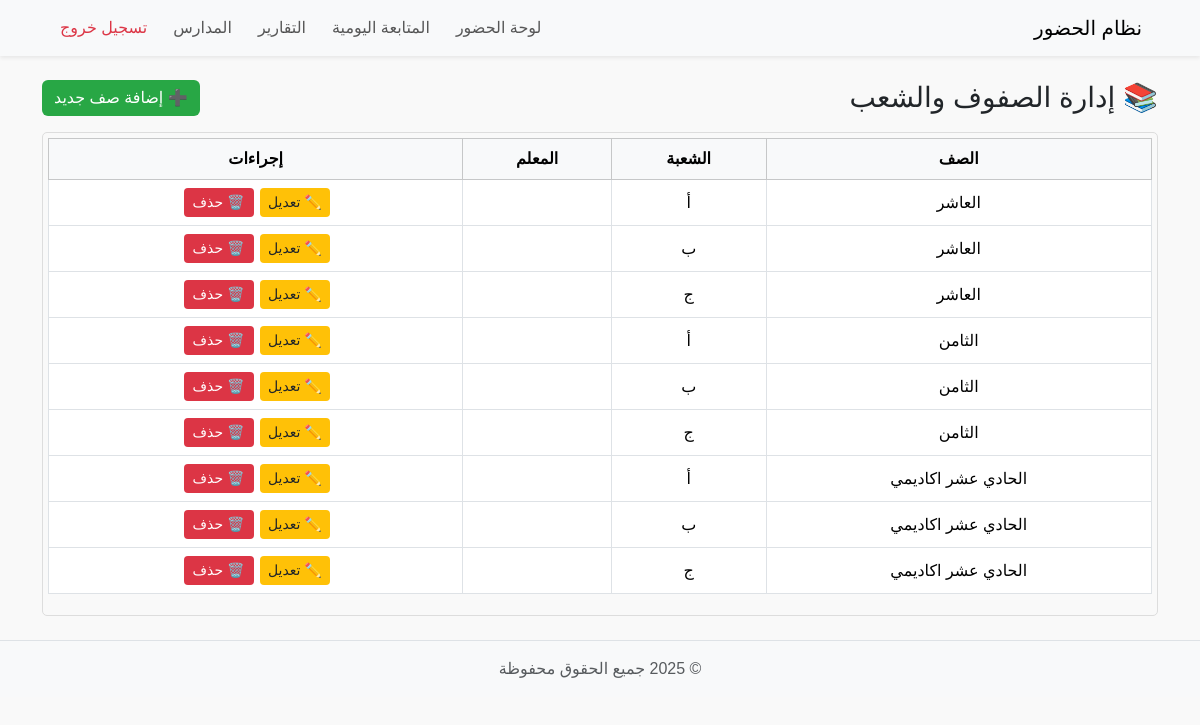
The page /classes (signed in) on the database as committed earlier.
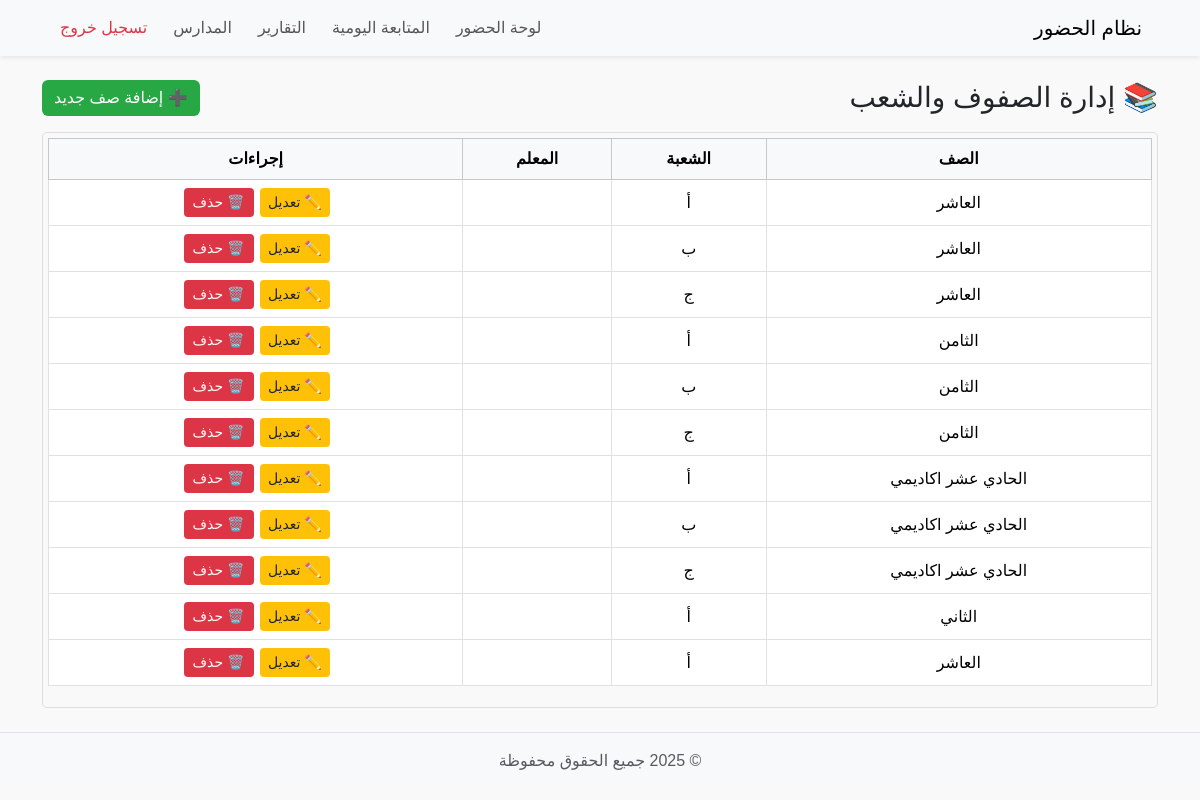
The same page on the database as committed later.
### tables this page shows
CREATE TABLE teacher_classes (
    id INTEGER PRIMARY KEY AUTOINCREMENT,
    class_name TEXT NOT NULL,
    section TEXT NOT NULL,
    period TEXT NOT NULL
, school_id INTEGER);

### app.py (the view)
@app.route("/classes")
@login_required
def list_classes():
    conn = db.get_db_connection()
    rows = conn.execute("""
        SELECT tc.id, tc.class_name, tc.section, tc.period,
               GROUP_CONCAT(t.teacher_name, ', ') AS teacher_names
        FROM teacher_classes tc
        LEFT JOIN class_teachers ct ON tc.id = ct.class_id
        LEFT JOIN teachers t ON ct.teacher_id = t.id
        WHERE tc.school_id = ?
        GROUP BY tc.id
    """, (session["school_id"],)).fetchall()
    conn.close()
    return render_template("list_classes.html", classes=rows)

### auth.py (called while the page is built)
def login_required(f):
    @wraps(f)
    def decorated_function(*args, **kwargs):
        if 'user' not in session:
            return redirect(url_for('login'))
        return f(*args, **kwargs)
    return decorated_function

### db.py (called while the page is built)
def get_db_connection():
    conn = sqlite3.connect(DB_NAME)
    conn.row_factory = sqlite3.Row
    return conn

### templates/list_classes.html (shortened to what this page needs)
{% include 'partials/header.html' %}
{% include 'partials/navbar.html' %}
<div class="container mt-4">
  <div class="d-flex justify-content-between align-items-center mb-3">
    <h3 class="mb-0">📚 إدارة الصفوف والشعب</h3>
    <a href="{{ url_for('add_class') }}" class="btn btn-success">➕ إضافة صف جديد</a>
  </div>
  {% if classes %}
  <div class="table-responsive">
    <table class="table table-bordered table-hover align-middle text-center">
      <thead class="table-light">
        <tr>
          <th>الصف</th>
          <th>الشعبة</th>
          <th>المعلم</th>
          <th>إجراءات</th>
        </tr>
      </thead>
      <tbody>
        {% for c in classes %}
        <tr id="row-{{ c.id }}">
          <td>{{ c.class_name }}</td>
          <td>{{ c.section }}</td>
          <td>{{ c.teacher_name }}</td>
          <td>
            <a href="{{ url_for('edit_class', class_id=c.id) }}" class="btn btn-sm btn-warning">✏️ تعديل</a>
            <button class="btn btn-sm btn-danger" onclick="deleteClass({{ c.id }})">🗑️ حذف</button>
          </td>
        </tr>
        {% endfor %}
      </tbody>
    </table>
  </div>
  {% else %}
  <div class="alert alert-info text-center">⚠️ لا يوجد صفوف مضافة بعد.</div>
  {% endif %}
</div>
{% include 'partials/footer.html' %}

### templates/partials/header.html (shortened to what this page needs)
<!DOCTYPE html>
<html lang="ar">
<head>
    <link href="https://cdn.jsdelivr.net/npm/bootstrap@5.3.2/dist/css/bootstrap.min.css" rel="stylesheet">
    <link type="text/css" rel="stylesheet" href="https://cdn.jsdelivr.net/npm/jsgrid@1.5.3/dist/jsgrid.min.css" />
    <link type="text/css" rel="stylesheet" href="https://cdn.jsdelivr.net/npm/jsgrid@1.5.3/dist/jsgrid-theme.min.css" />
    <link rel="stylesheet" href="{{ url_for('static', filename='css/style.css') }}">
    <link rel="stylesheet" href="{{ url_for('static', filename='css/dashboard_table.css') }}">
</head>
<body>
</body>
</html>

### templates/partials/navbar.html (shortened to what this page needs)
<nav class="navbar navbar-expand-lg navbar-light bg-light shadow-sm">
    <div class="container">
        <a class="navbar-brand" href="{{ url_for('dashboard') }}">نظام الحضور</a>
        <div class="collapse navbar-collapse" id="navbarNav">
            <ul class="navbar-nav me-auto mb-2 mb-lg-0">
                <li class="nav-item">
                    <a class="nav-link" href="{{ url_for('dashboard') }}">لوحة الحضور</a>
                </li>
                <li class="nav-item">
                    <a class="nav-link" href="{{ url_for('tracking_page') }}">المتابعة اليومية</a>
                </li>
                <li class="nav-item">
                    <a class="nav-link" href="{{ url_for('reports_page') }}">التقارير</a>
                </li>
                {% if session.get('role') == 'superadmin' %}
                <li class="nav-item">
                    <a class="nav-link" href="{{ url_for('list_schools') }}">المدارس</a>
                </li>
                {% endif %}
                <li class="nav-item">
                    <a class="nav-link text-danger" href="{{ url_for('logout') }}">تسجيل خروج</a>
                </li>
            </ul>
        </div>
    </div>
</nav>

### templates/partials/footer.html (shortened to what this page needs)
<footer class="bg-light text-center text-muted py-3 mt-4 border-top">
    © 2025 جميع الحقوق محفوظة
</footer>
</body>
</html>

### static/css/style.css (style rules this page uses)
html, body { height: 100%; margin: 0; padding: 0; }
body { font-family: 'Tajawal', sans-serif; background-color: #f9f9f9; direction: rtl; text-align: right; display: flex; flex-direction: column; min-height: 100vh; }
.navbar { width: 100% !important; padding-left: 0 !important; padding-right: 0 !important; }
.navbar .nav-link { margin-left: 10px; }
table { width: 100%; border-collapse: collapse; direction: rtl; }
th, td { text-align: center; padding: 10px; vertical-align: middle; }
th { background-color: #f8f9fa; }
td button { min-width: 70px; margin: 0 2px; }
.btn-success { background-color: #28a745; border: none; }
.btn-warning { background-color: #ffc107; border: none; color: #212529; }
.btn-danger { background-color: #dc3545; border: none; }
footer { background-color: #f8f9fa; color: #6c757d; text-align: center; padding: 15px 0; border-top: 1px solid #dee2e6; width: 100%; margin-top: 50px; }

### templates/partials/header.html (style rules this page uses)
.table-responsive { overflow-x: auto; border: 1px solid #ddd; border-radius: 5px; padding: 5px; }

Rows that differ between the two databases and show on the page:
added teacher_classes: class_name "الثاني", section "أ"
added teacher_classes: class_name "العاشر", section "أ"
